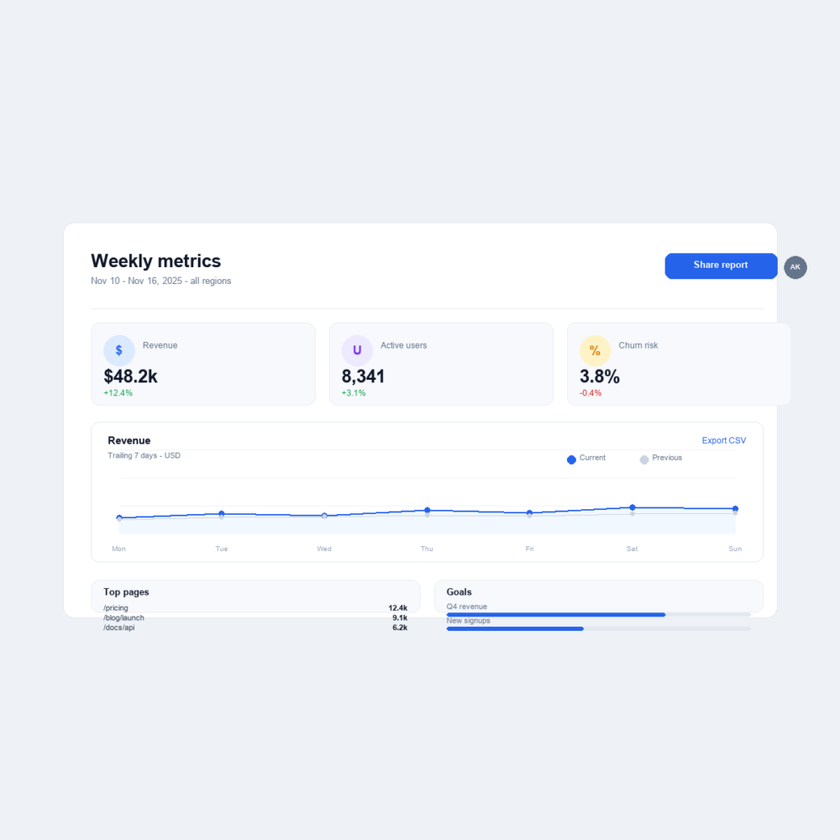
#> input picture detectors/anisotropy-census/letterbox-1000.png, 840 x 840 px, shrunk from 1000 x 1000 before the run, given in place of anisotropy-census, which was not available
$ python hue_census.py ../anisotropy-census
#> lines starting #> are read from the running program, lines starting #| are printed output that depends on the picture; after the words box and inside, x2 and y2 are one past the last pixel; in counts of white or black regions, pixels touching at a corner belong together
# /// script
# requires-python = ">=3.11"
# dependencies = ["numpy", "pillow"]
# ///
"""accent-hue census — single-image detector for theme-token splits.

Fills the gap named in evals/theme-drift/VERDICT.md: `eyes score` reports
that two states differ but nothing names *hue*, and Mirage describes the
violet state's UI as "blue". This detector needs no reference image:

    RGB -> HSV (PIL) -> mask S>0.35 & V>0.35 -> 15-degree hue histogram
    -> circular contiguous-bin families -> significance filter ->
    >=2 significant families == candidate accent-hue split.

A "family" is a maximal circular run of populated hue bins. It is
significant when it covers >= --min-family-share of saturated pixels AND
>= --rel-to-dominant of the dominant family's share. The relative floor
is what keeps semantic micro-accents (a green +12.4% delta at ~2.4% of
saturated px) from being reported as theme families — the literal
">0.5% of saturated area" rule from the eval sketch false-positives on
exactly that bin in state-a.png.

Usage (from repo root):
    uv run detectors/hue-census/hue_census.py IMAGE [IMAGE ...]
    uv run detectors/hue-census/hue_census.py --json evals/theme-drift/state-b.png
    uv run detectors/hue-census/hue_census.py --fail-on-split *.png   # CI mode

Exit code is 0 unless --fail-on-split is given and any image splits.
"""

from __future__ import annotations

import argparse
import json
import math
import sys
from pathlib import Path

import numpy as np
from PIL import Image

# ------------------------------------------------------------------ tunables

S_MIN = 0.35          # saturation floor for "chromatic" pixels
V_MIN = 0.35          # value floor — drops near-black noise
BIN_DEG = 15.0        # hue histogram resolution (360 / 15 = 24 bins)
MIN_BIN_PX = 8        # a bin needs at least this many px to be "present"
MIN_BIN_SHARE = 0.0005  # ...or this fraction of saturated px, whichever is larger
MIN_SATURATED_PX = 256  # below this the census is declared unreliable
MIN_FAMILY_SHARE = 0.01   # family must cover >=1% of saturated px
REL_TO_DOMINANT = 0.10    # ...and >=10% of the dominant family's share
X_PROFILE_BINS = 10       # column histogram resolution for spatial report

# hue (deg) -> common name; nearest anchor wins, ties break toward the
# earlier (warmer) anchor. Tuned so tailwind blue-600 (#2563eb, h~221)
# names "blue" and violet-600 (#7c3aed, h~262) names "violet" — the exact
# pair Mirage conflates.
HUE_NAMES = [
    (0.0, "red"), (25.0, "orange"), (48.0, "amber"), (62.0, "yellow"),
    (85.0, "lime"), (135.0, "green"), (168.0, "teal"), (190.0, "cyan"),
    (208.0, "azure"), (228.0, "blue"), (248.0, "indigo"), (270.0, "violet"),
    (292.0, "purple"), (315.0, "magenta"), (340.0, "pink"),
]


def hue_name(deg: float) -> str:
    """Nearest anchor by circular distance."""
    best, best_d = HUE_NAMES[0][1], 360.0
    for anchor, name in HUE_NAMES:
        d = abs((deg - anchor + 180.0) % 360.0 - 180.0)
        if d < best_d:
            best, best_d = name, d
    return best


def circular_mean_deg(angles_deg: np.ndarray, weights: np.ndarray) -> float:
    """Weighted circular mean; correct across the 0/360 wrap."""
    rad = np.deg2rad(angles_deg)
    z = (weights * np.exp(1j * rad)).sum()
    if abs(z) < 1e-9:
        return float("nan")
    return float(np.rad2deg(np.angle(z)) % 360.0)


def census(path: str | Path, args: argparse.Namespace) -> dict:
#> called with path = '../anisotropy-census'
    img = Image.open(path).convert("RGB")
#> img is the input picture: PIL image 840x840 RGB; mean R, G, B 240.7, 243.4, 247.5
    w, h = img.size
#> w = 840; h = 840
    n_px = w * h
#> n_px = 705600

    # PIL's HSV: H,S,V each 0..255, H wraps 0..360.
    hsv = np.asarray(img.convert("HSV"), dtype=np.float32) / 255.0
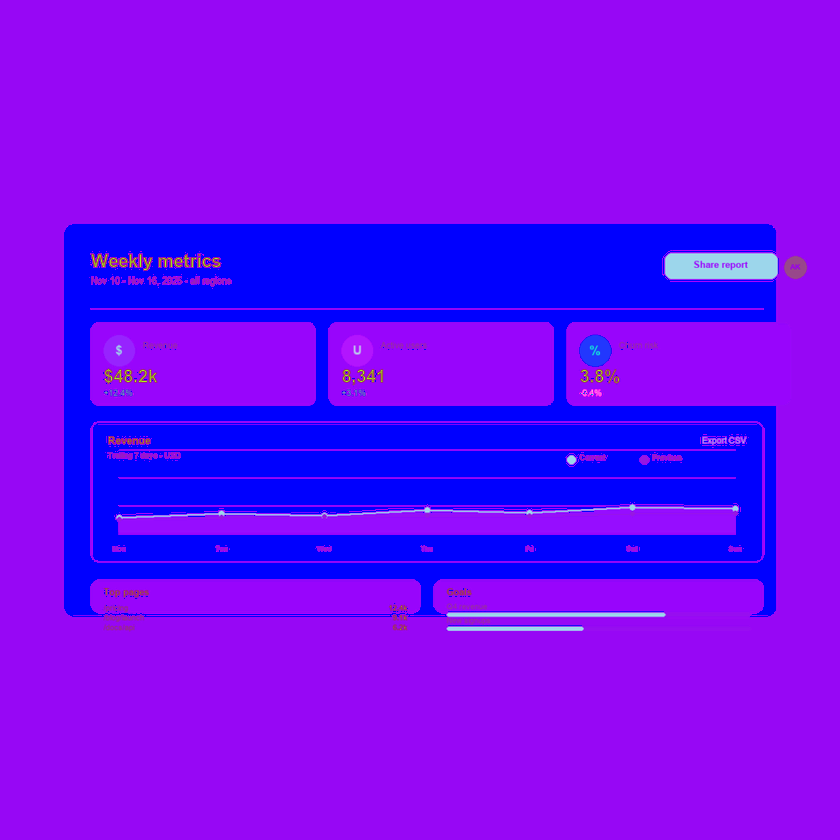
#> hsv: shape (840, 840, 3) float32; mean R, G, B 0.452, 0.0284, 0.966
    hue = hsv[..., 0] * 360.0
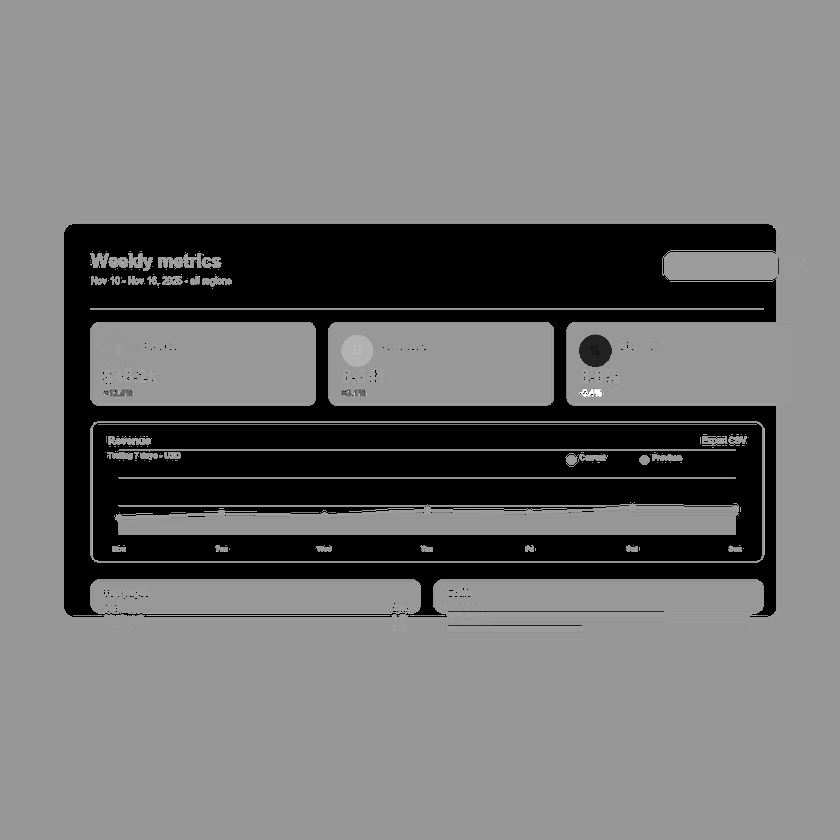
#> hue: shape (840, 840) float32; min 0, max 358.6, mean 162.4; drawn with min black and max white
    sat = hsv[..., 1]
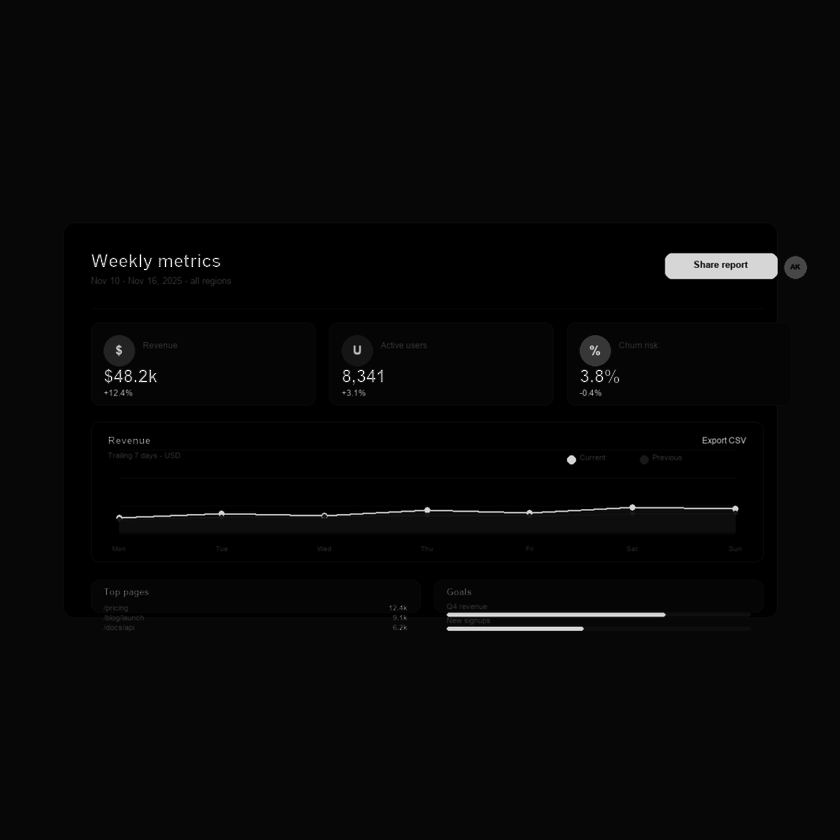
#> sat: shape (840, 840) float32; min 0, max 1, mean 0.0285
    val = hsv[..., 2]

    mask = (sat > args.s_min) & (val > args.v_min)
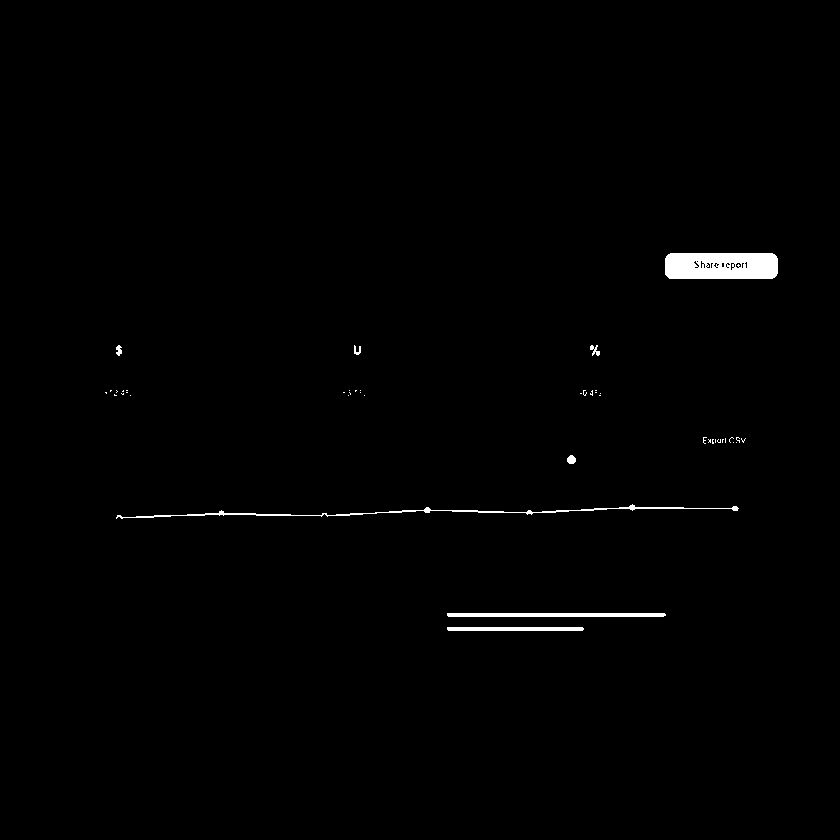
#> mask: shape (840, 840) bool; 0.8% white; 44 white regions (36 under 20 px), largest, box (x1, y1, x2, y2) and area: (665, 253, 778, 279) 2778, (116, 504, 739, 519) 1101, (447, 613, 666, 617) 872
    n_sat = int(mask.sum())
#> n_sat = 5656

    result = {
        "image": str(path),
        "size": [w, h],
        "saturated_px": n_sat,
        "saturated_pct_of_image": round(100.0 * n_sat / n_px, 3),
        "mask": {"s_min": args.s_min, "v_min": args.v_min,
                 "bin_deg": args.bin_deg},
        "thresholds": {
            "min_family_share": args.min_family_share,
            "rel_to_dominant": args.rel_to_dominant,
        },
        "families": [],
        "significant_families": 0,
        "verdict": None,
        "notes": [],
    }

    if n_sat < args.min_saturated_px:
        result["verdict"] = "insufficient_chroma"
        result["notes"].append(
            f"only {n_sat} saturated px (< {args.min_saturated_px}); "
            "census unreliable — image is effectively grayscale")
        return result

    n_bins = int(round(360.0 / args.bin_deg))
    hue_masked = hue[mask]                       # 1-D, aligned with bin_idx
#> hue_masked = 5656 values, max 358.6 at index 2934, min 0 at index 2966, mean 218.5
    bin_idx = (hue_masked / args.bin_deg).astype(np.int64) % n_bins
#> bin_idx = 5656 values, max 23 at index 2934, min 0 at index 2966, mean 13.89
    counts = np.bincount(bin_idx, minlength=n_bins).astype(np.int64)
#> counts = 24 values, max 5487 at index 14, min 0 at index 1, mean 235.7

    # A bin is "present" above an absolute+relative floor so JPEG noise /
    # dither specks cannot seed phantom families.
    bin_floor = max(MIN_BIN_PX, int(math.ceil(MIN_BIN_SHARE * n_sat)))
#> bin_floor = 8
    present = counts >= bin_floor

    # Maximal circular runs of present bins -> candidate families.
    # Rotate so we start just after an absent bin (guaranteed unless all
    # bins are present, which collapses to one family anyway).
    if present.all():
        runs = [list(range(n_bins))]
    else:
        gap = int(np.argmin(present.astype(np.int64)))  # an absent bin
#> gap = 0
        order = [(gap + 1 + i) % n_bins for i in range(n_bins)]
#> order = [1, 2, 3, 4, 5, 6, 7, 8, 9, 10, 11, 12, 13, 14, 15, 16, 17, 18, 19, 20, 21, 22, 23, 0]
        runs, cur = [], []
        for b in order:
            if present[b]:
                cur.append(b)
            elif cur:
                runs.append(cur)
                cur = []
#> this loop made 24 passes
#> b on pass 24: 0
#> after the loop, cur = []; runs = [[2], [9], [14], [17], [23]]
        if cur:
            runs.append(cur)

    # coordinates of masked pixels, in the same row-major order as bin_idx
    ys, xs = np.nonzero(mask)
#> ys = 5656 values from 253 to 630; xs = 5656 values, max 777 at index 653, min 105 at index 2948, mean 603.4

    families = []
    for run in runs:
        n_fam = int(counts[run].sum())
        share = n_fam / n_sat
        span = len(run) * args.bin_deg  # bins are contiguous by construction
        # spatial extent of this family's pixels: bin_idx[i] is the hue bin
        # of masked pixel (ys[i], xs[i])
        sel = np.isin(bin_idx, run)
        # family center = circular mean of member *pixels'* hues (not bin
        # centers) — a single-bin family still reports its true mean hue
        mean_hue = circular_mean_deg(hue_masked[sel],
                                     np.ones(int(sel.sum())))
        fam_ys = ys[sel]
        fam_xs = xs[sel]
        x0, x1 = int(fam_xs.min()), int(fam_xs.max())
        y0, y1 = int(fam_ys.min()), int(fam_ys.max())
        # column profile: fraction of family px per image tenth
        edges = np.linspace(0, w, X_PROFILE_BINS + 1)
        prof, _ = np.histogram(fam_xs, bins=edges)
        x_profile = [round(float(c) / n_fam, 4) for c in prof]
        families.append({
            "hue_center_deg": round(mean_hue, 1) if not math.isnan(mean_hue)
                              else None,
            # nan only if member hues perfectly cancel around the wheel —
            # report honestly rather than mislabel as the first anchor
            "hue_name": (hue_name(mean_hue)
                         if not math.isnan(mean_hue) else None),
            "hue_span_deg": span,
            "pixel_count": n_fam,
            "share_of_saturated": round(share, 4),
            "share_pct": round(100.0 * share, 2),
            "bbox": [x0, y0, x1, y1],
            "x_profile": x_profile,
        })
#> this loop made 5 passes
#> (run, n_fam, share, mean_hue, x0, x1, y0, y1) on passes 1, 2, 4, 5: ([2], 59, 0.0104, 34.65, 590, 599, 345, 355), ([9], 38, 0.00672, 142.5, 105, 364, 390, 395), ([17], 41, 0.00725, 260.9, 354, 360, 345, 354), ([23], 26, 0.0046, 358.4, 581, 600, 390, 395)
#> (run, n_fam, share, mean_hue, x0, x1, y0, y1) on pass 3: ([14], 5487, 0.97, 220.2, 116, 777, 253, 630)
#> after the loop, families = 5 items

    families.sort(key=lambda f: -f["pixel_count"])
    dominant_share = families[0]["share_of_saturated"] if families else 0.0
#> dominant_share = 0.97

    for f in families:
        f["significant"] = bool(
            f["share_of_saturated"] >= args.min_family_share
            and f["share_of_saturated"] >= args.rel_to_dominant * dominant_share
        )
#> this loop made 5 passes

    sig = [f for f in families if f["significant"]]
#> sig = 1 item
    result["families"] = families
    result["significant_families"] = len(sig)
    result["dominant_family"] = sig[0]["hue_name"] if sig else None

    if len(sig) >= 2:
        # balance gate: theme inconsistency means COMPETING accent
        # families of comparable weight (theme-drift measured ~49/49).
        # A dominant brand color plus a small secondary accent is
        # normal design (GitHub login measured ~85/15). Secondary
        # share <0.30 of saturated -> dominant_with_accent, not split.
        second_share = sig[1]["share_of_saturated"]
        if second_share < 0.30:
            result["verdict"] = "dominant_with_accent"
            result["notes"].append(
                f"dominant {sig[0]['hue_name']} ({sig[0]['share_pct']}%) "
                f"with secondary {sig[1]['hue_name']} "
                f"({sig[1]['share_pct']}%) — accent, not a split")
        else:
            result["verdict"] = "accent_hue_split"
            names = " + ".join(f"{f['hue_name'] or '?'}({f['share_pct']}%)"
                               for f in sig)
            result["notes"].append(
                f"{len(sig)} hue families over significance floors: {names}. "
                "Candidate theme-token split — e.g. shared chrome on one accent "
                "and regenerated content on another. Check family bboxes/"
                "x_profiles for chrome-vs-content segregation.")
    elif len(sig) == 1:
        result["verdict"] = "single_accent_family"
        result["notes"].append(
            f"one significant family: {sig[0]['hue_name']} "
            f"({sig[0]['share_pct']}% of saturated px)")
    else:
        result["verdict"] = "no_significant_family"
        result["notes"].append(
            "saturated pixels exist but no hue family clears the "
            "significance floors — diffuse/low-chroma content")
    return result


def fmt_family(f: dict) -> str:
    x0, y0, x1, y1 = f["bbox"]
    flag = "" if f["significant"] else "  (below floors)"
    name = f["hue_name"] or "?"
    center = (f"{f['hue_center_deg']:>6.1f}°" if f["hue_center_deg"] is not None
              else "   n/a ")
    return (f"    {name:<8} hue~{center} "
            f"span {f['hue_span_deg']:>5.1f}°  {f['share_pct']:>6.2f}% of "
            f"saturated  n={f['pixel_count']:<6} "
            f"bbox=({x0},{y0})-({x1},{y1}){flag}")


def main(argv: list[str] | None = None) -> int:
    p = argparse.ArgumentParser(
        description="Accent-hue census: flag images whose saturated pixels "
                    "split into >=2 hue families (theme-token drift).")
    p.add_argument("images", nargs="+", help="image path(s)")
    p.add_argument("--json", action="store_true", help="emit JSON")
    p.add_argument("--s-min", type=float, default=S_MIN)
    p.add_argument("--v-min", type=float, default=V_MIN)
    p.add_argument("--bin-deg", type=float, default=BIN_DEG,
                   help="hue bin width in degrees (must divide 360)")
    p.add_argument("--min-family-share", type=float, default=MIN_FAMILY_SHARE,
                   help="min share of saturated px for a family")
    p.add_argument("--rel-to-dominant", type=float, default=REL_TO_DOMINANT,
                   help="min share relative to dominant family")
    p.add_argument("--min-saturated-px", type=int, default=MIN_SATURATED_PX)
    p.add_argument("--fail-on-split", action="store_true",
                   help="exit 1 if any image verdict is accent_hue_split")
    args = p.parse_args(argv)

    if args.bin_deg <= 0 or 360.0 % args.bin_deg != 0:
        p.error("--bin-deg must be positive and divide 360 evenly")

    results = []
    any_split = False
    for path in args.images:
        try:
            r = census(path, args)
#> r = 11 items
        except Exception as e:  # unreadable file etc — report, don't crash batch
            r = {"image": str(path), "verdict": "error", "notes": [str(e)]}
        results.append(r)
        any_split |= r.get("verdict") == "accent_hue_split"
#> any_split = False

    if args.json:
        print(json.dumps({"results": results}, indent=2))
    else:
        for r in results:
            if r.get("verdict") == "error":
                print(f"{r['image']}: ERROR {r['notes'][0]}")
                continue
            w, h = r["size"]
            print(f"{r['image']}  {w}x{h}  "
                  f"saturated={r['saturated_px']} "
                  f"({r['saturated_pct_of_image']}% of px)")
            for f in r["families"]:
                print(fmt_family(f))
            verdict = r["verdict"].upper()
            print(f"  VERDICT: {verdict} — {'; '.join(r['notes'])}")
            print()
#> this loop made 1 pass
#> (w, h) on pass 1: (840, 840)
#| ../anisotropy-census  840x840  saturated=5656 (0.802% of px)
#|     blue     hue~ 220.2° span  15.0°   97.01% of saturated  n=5487   bbox=(116,253)-(777,630)
#|     orange   hue~  34.6° span  15.0°    1.04% of saturated  n=59     bbox=(590,345)-(599,355)  (below floors)
#|     violet   hue~ 260.9° span  15.0°    0.72% of saturated  n=41     bbox=(354,345)-(360,354)  (below floors)
#|     green    hue~ 142.5° span  15.0°    0.67% of saturated  n=38     bbox=(105,390)-(364,395)  (below floors)
#|     red      hue~ 358.4° span  15.0°    0.46% of saturated  n=26     bbox=(581,390)-(600,395)  (below floors)
#|   VERDICT: SINGLE_ACCENT_FAMILY — one significant family: blue (97.01% of saturated px)

    return 1 if (args.fail_on_split and any_split) else 0


if __name__ == "__main__":
    sys.exit(main())
#> (the program exits here)
